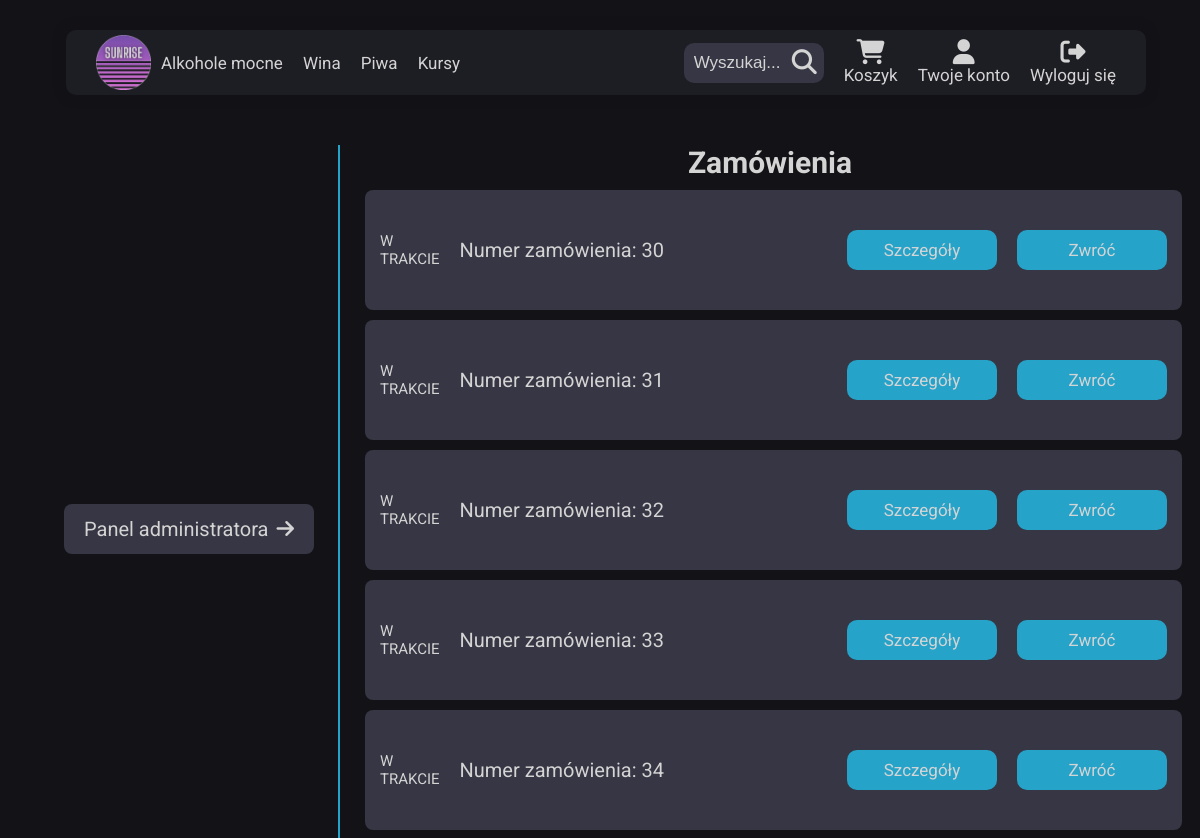
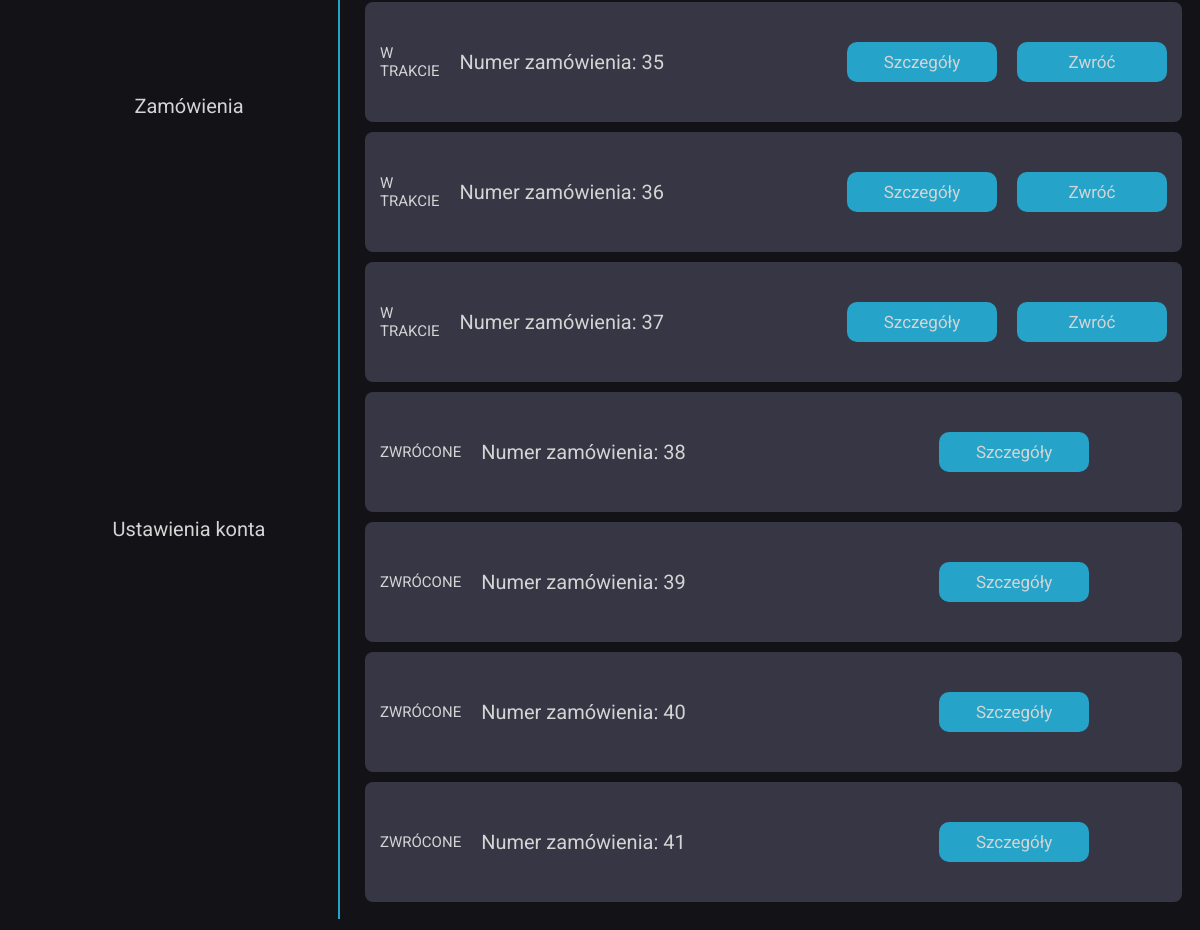
/html/user_panel/index.php (signed in), run on the app's committed database (2 pictures, top to bottom).
### tables this page shows
CREATE TABLE `user_order` (
  `user_id` int(11) NOT NULL,
  `order_id` int(11) NOT NULL
);

### html/user_panel/index.php (the view, shortened to what this page needs)
<?php
include '../menu_component.php';
require_once('../../php/dblogin.php');
?>
<h1 class="admin__headline">Zamówienia</h1>
<div class="admin__products">
<?php
$sql = 'select user_order.order_id, status from user_order inner join order_data on user_order.order_id=order_data.order_id where user_id = ?';
$query = $pdo->prepare($sql);
$query -> execute([$_SESSION['userId']]);
while ($row = $query->fetch()):
?>
    <div class="admin__product">
    <p class="admin__product--name">Numer zamówienia: <?=$row['order_id']?></p>
    <?php
    if($row['status'] == 0){
        echo '<p>W TRAKCIE</p>';
    }elseif($row['status'] == 1){
        echo '<p>ZREALIZOWANE</p>';
    }elseif($row['status'] == 2){
        echo '<p>ZWRÓCONE</p>';
    }
    ?>
    <a class="details admin__add--addBtn admin__product--edit">Szczegóły</a>
    <?php if($row['status'] != 2): ?>
    <a class="return admin__add--addBtn admin__product--delete">Zwróć</a>
    <?php endif; ?>
    </div>
    <?php endwhile; ?>
    <?php
require('./user_panel.php');

### css/main.css (style rules this page uses)
*, *::before, *::after { box-sizing: border-box; margin: 0; padding: 0; }
* { scrollbar-width: none; scrollbar-color: #d4d4d4 #121217; }
html { font-size: 62.5%; scroll-behavior: smooth; }
body { min-height: 100%; display: flex; flex-direction: column; font-family: "Roboto", sans-serif; color: #d4d4d4; background-color: #121217; }
a { text-decoration: none; }
p { font-size: 1.8rem; }
p { font-size: 1.5rem; }
.admin__headline { font-size: 3rem; margin: 0 auto; }
.admin__add--addBtn { width: 200px; height: 40px; border: none; border-radius: 10px; background-color: rgb(38, 163, 201); color: #d4d4d4; font-size: 1.7rem; cursor: pointer; transition: transform 0.2s; }
.admin__products { width: 100%; overflow: scroll; overflow-x: hidden; }
.admin__product { display: grid; grid-template-columns: repeat(7, 1fr); gap: 2em; align-items: center; width: 95%; height: 120px; padding: 0 15px; margin: 10px 25px; background-color: #363644; border-radius: 8px; }
.admin__product--name { text-wrap: nowrap; font-size: 2rem; grid-column: 2/3; grid-row: 1/2; }
.admin__product--edit { display: flex; align-items: center; justify-content: center; width: 150px; height: 40px; grid-column: 6/7; grid-row: 1/2; }
.admin__product--delete { display: flex; align-items: center; justify-content: center; width: 150px; height: 40px; grid-column: 7/8; grid-row: 1/2; }

### data on the page
user_order: order "30", shows "W TRAKCIE", shows "Zwróć"
user_order: order "31", shows "W TRAKCIE", shows "Zwróć"
user_order: order "32", shows "W TRAKCIE", shows "Zwróć"
user_order: order "33", shows "W TRAKCIE", shows "Zwróć"
user_order: order "34", shows "W TRAKCIE", shows "Zwróć"
user_order: order "35", shows "W TRAKCIE", shows "Zwróć"
user_order: order "36", shows "W TRAKCIE", shows "Zwróć"
user_order: order "37", shows "W TRAKCIE", shows "Zwróć"
user_order: order "38", shows "ZWRÓCONE"
user_order: order "39", shows "ZWRÓCONE"
user_order: order "40", shows "ZWRÓCONE"
user_order: order "41", shows "ZWRÓCONE"
